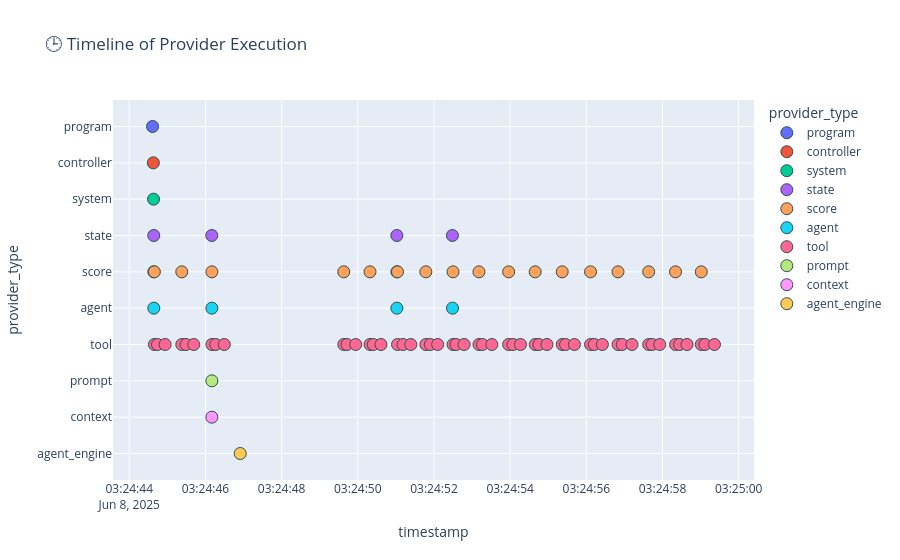

The code cell stored with this chart in its notebook:
### Markdown cell above
### 🕒 Timeline of Provider Execution

This scatter plot displays a time-ordered trace of all provider invocations that occurred during the session.

#### 🧠 What this code does:
- Uses `plotly.express.scatter` to plot each row from `provider_log` based on its `timestamp` and `provider_type`.
- Each dot represents a single provider call.
- Hovering over a point reveals metadata: `provider_id`, `called_by_type`, `called_by_id`, and `latency_ms`.

#### 🔍 What you're observing:
- Execution begins at the top (`program`) and flows down through `controller`, `system`, `state`, and into `agent`, `score`, and `tool`.
- The **dense lower bands** (especially `tool` and `score`) indicate high-frequency, low-latency invocations.
- **Temporal clustering** shows how providers group during nested FSM transitions.
- You can use this view to:
  - Spot bottlenecks
  - Identify execution gaps
  - Debug step timing issues
  - Correlate structural vs runtime behavior

This chart complements the **Sankey diagram** by emphasizing *when* events happened rather than *how* they are structurally connected.

### Code cell
import plotly.express as px

fig = px.scatter(
    df,
    x="timestamp",
    y="provider_type",
    color="provider_type",
    hover_data=["provider_id", "called_by_type", "called_by_id", "latency_ms"],
    title="🕒 Timeline of Provider Execution"
)
fig.update_traces(marker=dict(size=12, line=dict(width=1, color='DarkSlateGrey')))
fig.show()

### Figure 1 — Plotly figure (JSON) as saved in the notebook; plotly's stock layout.template omitted (floating-point values rounded to 4 significant figures; data arrays with more than 128 entries replaced by an {"elided": "..."} marker saying what was removed)
{"data": [{"customdata": [[1, "session", 1, 15250]], "hovertemplate": "provider_type=%{y}<br>timestamp=%{x}<br>provider_id=%{customdata[0]}<br>called_by_type=%{customdata[1]}<br>called_by_id=%{customdata[2]}<br>latency_ms=%{customdata[3]}<extra></extra>", "legendgroup": "program", "marker": {"color": "#636efa", "line": {"color": "DarkSlateGrey", "width": 1}, "size": 12, "symbol": "circle"}, "mode": "markers", "name": "program", "orientation": "v", "showlegend": true, "type": "scatter", "x": ["2025-06-08T03:24:44.611758000"], "xaxis": "x", "y": ["program"], "yaxis": "y"}, {"customdata": [[1, "program", 1, 13699]], "hovertemplate": "provider_type=%{y}<br>timestamp=%{x}<br>provider_id=%{customdata[0]}<br>called_by_type=%{customdata[1]}<br>called_by_id=%{customdata[2]}<br>latency_ms=%{customdata[3]}<extra></extra>", "legendgroup": "controller", "marker": {"color": "#EF553B", "line": {"color": "DarkSlateGrey", "width": 1}, "size": 12, "symbol": "circle"}, "mode": "markers", "name": "controller", "orientation": "v", "showlegend": true, "type": "scatter", "x": ["2025-06-08T03:24:44.632362000"], "xaxis": "x", "y": ["controller"], "yaxis": "y"}, {"customdata": [[1, "controller", 1, 12184]], "hovertemplate": "provider_type=%{y}<br>timestamp=%{x}<br>provider_id=%{customdata[0]}<br>called_by_type=%{customdata[1]}<br>called_by_id=%{customdata[2]}<br>latency_ms=%{customdata[3]}<extra></extra>", "legendgroup": "system", "marker": {"color": "#00cc96", "line": {"color": "DarkSlateGrey", "width": 1}, "size": 12, "symbol": "circle"}, "mode": "markers", "name": "system", "orientation": "v", "showlegend": true, "type": "scatter", "x": ["2025-06-08T03:24:44.637362000"], "xaxis": "x", "y": ["system"], "yaxis": "y"}, {"customdata": [[3, "system", 1, 1514], [1, "system", 1, 4848], [3, "system", 1, 1452], [2, "system", 1, 2872]], "hovertemplate": "provider_type=%{y}<br>timestamp=%{x}<br>provider_id=%{customdata[0]}<br>called_by_type=%{customdata[1]}<br>called_by_id=%{customdata[2]}<br>latency_ms=%{customdata[3]}<extra></extra>", "legendgroup": "state", "marker": {"color": "#ab63fa", "line": {"color": "DarkSlateGrey", "width": 1}, "size": 12, "symbol": "circle"}, "mode": "markers", "name": "state", "orientation": "v", "showlegend": true, "type": "scatter", "x": ["2025-06-08T03:24:44.643362000", "2025-06-08T03:24:46.166661000", "2025-06-08T03:24:51.024952000", "2025-06-08T03:24:52.484453000"], "xaxis": "x", "y": ["state", "state", "state", "state"], "yaxis": "y"}, {"customdata": [[2, "agent", 4, 2], [1, "state", 3, 716], [1, "state", 3, 772], [1, "context", 2, 727], [1, "state", 1, 686], [1, "state", 1, 684], [2, "agent", 4, 2], [1, "state", 3, 737], [1, "state", 3, 685], [1, "agent", 3, 675], [1, "agent", 3, 763], [1, "state", 2, 693], [1, "state", 2, 692], [1, "system", 1, 738], [1, "system", 1, 705], [1, "controller", 1, 802], [1, "controller", 1, 688], [1, "program", 1, 671], [1, "program", 1, 836]], "hovertemplate": "provider_type=%{y}<br>timestamp=%{x}<br>provider_id=%{customdata[0]}<br>called_by_type=%{customdata[1]}<br>called_by_id=%{customdata[2]}<br>latency_ms=%{customdata[3]}<extra></extra>", "legendgroup": "score", "marker": {"color": "#FFA15A", "line": {"color": "DarkSlateGrey", "width": 1}, "size": 12, "symbol": "circle"}, "mode": "markers", "name": "score", "orientation": "v", "showlegend": true, "type": "scatter", "x": ["2025-06-08T03:24:44.645362000", "2025-06-08T03:24:44.659049000", "2025-06-08T03:24:45.378964000", "2025-06-08T03:24:46.169661000", "2025-06-08T03:24:49.631217000", "2025-06-08T03:24:50.320163000", "2025-06-08T03:24:51.025948000", "2025-06-08T03:24:51.041903000", "2025-06-08T03:24:51.786460000", "2025-06-08T03:24:52.500458000", "2025-06-08T03:24:53.180651000", "2025-06-08T03:24:53.960037000", "2025-06-08T03:24:54.657232000", "2025-06-08T03:24:55.366787000", "2025-06-08T03:24:56.110101000", "2025-06-08T03:24:56.831013000", "2025-06-08T03:24:57.637075000", "2025-06-08T03:24:58.341348000", "2025-06-08T03:24:59.017442000"], "xaxis": "x", "y": ["score", "score", "score", "score", "score", "score", "score", "score", "score", "score", "score", "score", "score", "score", "score", "score", "score", "score", "score"], "yaxis": "y"}, {"customdata": [[4, "state", 3, 9], [2, "state", 1, 3457], [4, "state", 3, 10], [3, "state", 2, 1467]], "hovertemplate": "provider_type=%{y}<br>timestamp=%{x}<br>provider_id=%{customdata[0]}<br>called_by_type=%{customdata[1]}<br>called_by_id=%{customdata[2]}<br>latency_ms=%{customdata[3]}<extra></extra>", "legendgroup": "agent", "marker": {"color": "#19d3f3", "line": {"color": "DarkSlateGrey", "width": 1}, "size": 12, "symbol": "circle"}, "mode": "markers", "name": "agent", "orientation": "v", "showlegend": true, "type": "scatter", "x": ["2025-06-08T03:24:44.645362000", "2025-06-08T03:24:46.168659000", "2025-06-08T03:24:51.025948000", "2025-06-08T03:24:52.486450000"], "xaxis": "x", "y": ["agent", "agent", "agent", "agent"], "yaxis": "y"}, {"customdata": {"elided": "51x4 mixed values"}, "hovertemplate": "provider_type=%{y}<br>timestamp=%{x}<br>provider_id=%{customdata[0]}<br>called_by_type=%{customdata[1]}<br>called_by_id=%{customdata[2]}<br>latency_ms=%{customdata[3]}<extra></extra>", "legendgroup": "tool", "marker": {"color": "#FF6692", "line": {"color": "DarkSlateGrey", "width": 1}, "size": 12, "symbol": "circle"}, "mode": "markers", "name": "tool", "orientation": "v", "showlegend": true, "type": "scatter", "x": ["2025-06-08T03:24:44.660056000", "2025-06-08T03:24:44.741271000", "2025-06-08T03:24:44.941106000", "2025-06-08T03:24:45.379965000", "2025-06-08T03:24:45.490868000", "2025-06-08T03:24:45.694059000", "2025-06-08T03:24:46.170665000", "2025-06-08T03:24:46.270152000", "2025-06-08T03:24:46.494519000", "2025-06-08T03:24:49.632380000", "2025-06-08T03:24:49.717829000", "2025-06-08T03:24:49.945317000", "2025-06-08T03:24:50.321172000", "2025-06-08T03:24:50.406540000", "2025-06-08T03:24:50.608367000", "2025-06-08T03:24:51.042905000", "2025-06-08T03:24:51.186704000", "2025-06-08T03:24:51.391920000", "2025-06-08T03:24:51.787456000", "2025-06-08T03:24:51.905106000", "2025-06-08T03:24:52.096111000", "2025-06-08T03:24:52.501535000", "2025-06-08T03:24:52.579956000", "2025-06-08T03:24:52.791039000", "2025-06-08T03:24:53.181647000", "2025-06-08T03:24:53.272164000", "2025-06-08T03:24:53.519397000", "2025-06-08T03:24:53.961033000", "2025-06-08T03:24:54.072487000", "2025-06-08T03:24:54.271317000", "2025-06-08T03:24:54.658231000", "2025-06-08T03:24:54.754254000", "2025-06-08T03:24:54.966588000", "2025-06-08T03:24:55.368789000", "2025-06-08T03:24:55.454630000", "2025-06-08T03:24:55.686986000", "2025-06-08T03:24:56.110101000", "2025-06-08T03:24:56.208059000", "2025-06-08T03:24:56.420664000", "2025-06-08T03:24:56.833028000", "2025-06-08T03:24:56.942585000", "2025-06-08T03:24:57.199014000", "2025-06-08T03:24:57.638075000", "2025-06-08T03:24:57.727267000", "2025-06-08T03:24:57.927437000", "2025-06-08T03:24:58.342248000", "2025-06-08T03:24:58.447102000", "2025-06-08T03:24:58.643624000", "2025-06-08T03:24:59.018442000", "2025-06-08T03:24:59.115686000", "2025-06-08T03:24:59.363424000"], "xaxis": "x", "y": ["tool", "tool", "tool", "tool", "tool", "tool", "tool", "tool", "tool", "tool", "tool", "tool", "tool", "tool", "tool", "tool", "tool", "tool", "tool", "tool", "tool", "tool", "tool", "tool", "tool", "tool", "tool", "tool", "tool", "tool", "tool", "tool", "tool", "tool", "tool", "tool", "tool", "tool", "tool", "tool", "tool", "tool", "tool", "tool", "tool", "tool", "tool", "tool", "tool", "tool", "tool"], "yaxis": "y"}, {"customdata": [[2, "agent", 2, 740]], "hovertemplate": "provider_type=%{y}<br>timestamp=%{x}<br>provider_id=%{customdata[0]}<br>called_by_type=%{customdata[1]}<br>called_by_id=%{customdata[2]}<br>latency_ms=%{customdata[3]}<extra></extra>", "legendgroup": "prompt", "marker": {"color": "#B6E880", "line": {"color": "DarkSlateGrey", "width": 1}, "size": 12, "symbol": "circle"}, "mode": "markers", "name": "prompt", "orientation": "v", "showlegend": true, "type": "scatter", "x": ["2025-06-08T03:24:46.168659000"], "xaxis": "x", "y": ["prompt"], "yaxis": "y"}, {"customdata": [[2, null, null, 735]], "hovertemplate": "provider_type=%{y}<br>timestamp=%{x}<br>provider_id=%{customdata[0]}<br>called_by_type=%{customdata[1]}<br>called_by_id=%{customdata[2]}<br>latency_ms=%{customdata[3]}<extra></extra>", "legendgroup": "context", "marker": {"color": "#FF97FF", "line": {"color": "DarkSlateGrey", "width": 1}, "size": 12, "symbol": "circle"}, "mode": "markers", "name": "context", "orientation": "v", "showlegend": true, "type": "scatter", "x": ["2025-06-08T03:24:46.168659000"], "xaxis": "x", "y": ["context"], "yaxis": "y"}, {"customdata": [[2, "agent", 2, 2704]], "hovertemplate": "provider_type=%{y}<br>timestamp=%{x}<br>provider_id=%{customdata[0]}<br>called_by_type=%{customdata[1]}<br>called_by_id=%{customdata[2]}<br>latency_ms=%{customdata[3]}<extra></extra>", "legendgroup": "agent_engine", "marker": {"color": "#FECB52", "line": {"color": "DarkSlateGrey", "width": 1}, "size": 12, "symbol": "circle"}, "mode": "markers", "name": "agent_engine", "orientation": "v", "showlegend": true, "type": "scatter", "x": ["2025-06-08T03:24:46.913594000"], "xaxis": "x", "y": ["agent_engine"], "yaxis": "y"}], "layout": {"legend": {"title": {"text": "provider_type"}, "tracegroupgap": 0}, "title": {"text": "🕒 Timeline of Provider Execution"}, "xaxis": {"anchor": "y", "domain": [0, 1], "title": {"text": "timestamp"}}, "yaxis": {"anchor": "x", "categoryarray": ["agent_engine", "context", "prompt", "tool", "agent", "score", "state", "system", "controller", "program"], "categoryorder": "array", "domain": [0, 1], "title": {"text": "provider_type"}}}}
